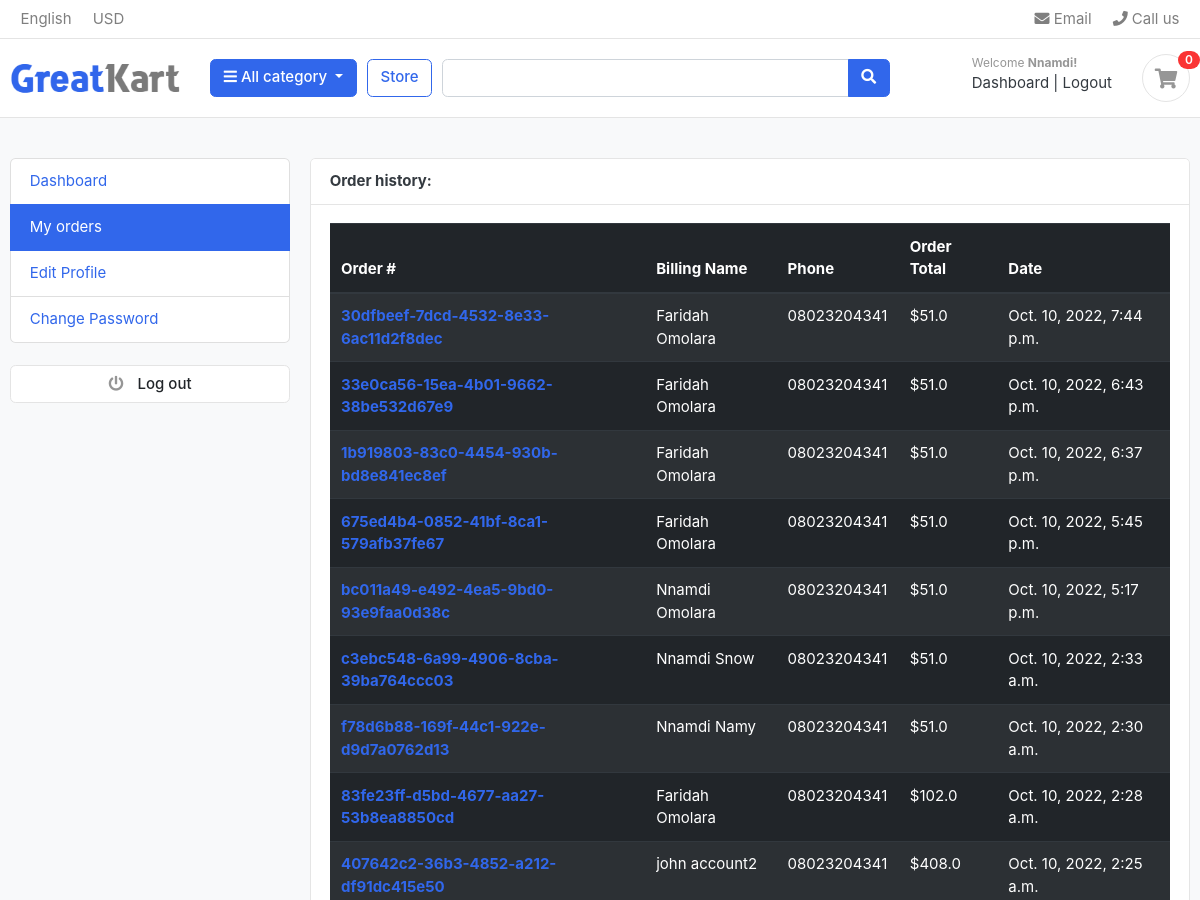
Page /accounts/my_orders/ (signed in, upper part) on the earlier database version.
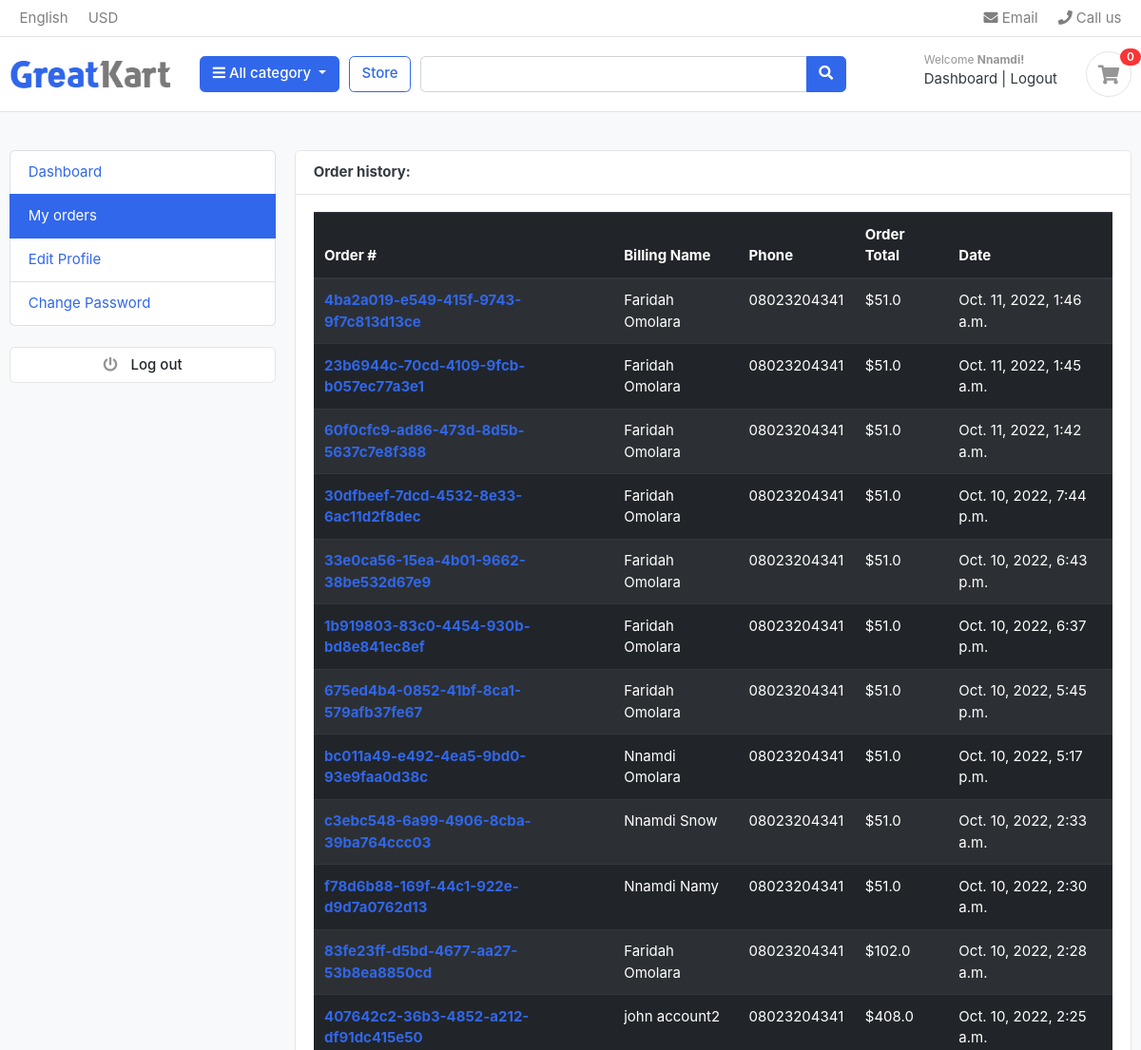
Same page on the later database version.
### accounts/models.py (models this page shows, shortened)
class Account(AbstractBaseUser):
    first_name = models.CharField(
        max_length=50,
    )
    last_name = models.CharField(
        max_length=50,
    )
    username = models.CharField(max_length=50, unique=True)
    email = models.EmailField(unique=True)
    phone_number = models.IntegerField(null=True)
    date_joined = models.DateTimeField(auto_now_add=True)
    last_login = models.DateTimeField(auto_now=True)
    is_admin = models.BooleanField(default=False)
    is_staff = models.BooleanField(default=False)
    is_active = models.BooleanField(default=False)
    is_superadmin = models.BooleanField(default=False)
    USERNAME_FIELD = "email"
    REQUIRED_FIELDS = ["username", "first_name", "last_name"]
    objects = MyAccountManager()

### order/models.py (models this page shows, shortened)
class Order(models.Model):
    user = models.ForeignKey(Account, on_delete=models.SET_NULL, null=True)
    payment = models.ForeignKey(
        Payment,
        on_delete=models.SET_NULL,
        null=True,
        blank=True,
    )
    order_id = models.UUIDField(default=uuid.uuid4, unique=True, editable=False)
    first_name = models.CharField(max_length=100)
    last_name = models.CharField(max_length=100)
    phone = models.CharField(max_length=50)
    email = models.EmailField(max_length=300)
    address_line_1 = models.CharField(max_length=600)
    address_line_2 = models.CharField(max_length=600, blank=True)
    country = models.CharField(max_length=60)
    city = models.CharField(max_length=60)
    state = models.CharField(max_length=60)
    tax = models.FloatField()
    ip = models.GenericIPAddressField()
    status = models.CharField(max_length=100, choices=choices, default="New")
    order_total = models.FloatField()
    order_note = models.CharField(max_length=300)
    is_ordered = models.BooleanField(default=False)
    created_at = models.DateTimeField(auto_now_add=True)
    updated_at = models.DateTimeField(auto_now=True)
    def full_name(self):
        return f"{self.first_name}  {self.last_name}"

### accounts/views.py (the view)
# urls.py: path("my_orders/", views.my_orders, name="my_orders"),
@login_required(login_url="login")
def my_orders(request):
    order = Order.objects.filter(user_id=request.user.id, is_ordered=True).order_by(
        "-created_at"
    )
    context = {"orders": order}
    return render(request, "accounts/my_orders.html", context)

### carts/context_processors.py (called while the page is built)
def cart_quantity(request):
    quantity = 0
    if "admin" in request.path:
        return {}
    else:
        try:
            cart = Cart.objects.filter(cart_id=_cart_id(request))
            if request.user.is_authenticated:
                cart_items = CartItem.objects.all().filter(user=request.user)
            else:
                cart_items = CartItem.objects.all().filter(cart=cart[:1])
            for item in cart_items:
                quantity += item.quantity
        except Cart.DoesNotExist:
            quantity = 0
    return {"quantity": quantity}

### carts/views.py (called while the page is built)
def _cart_id(request):
    cart = request.session.session_key
    if not cart:
        cart = request.session.create()
    return cart

### category/context_processors.py (called while the page is built)
def menu_links(request):
    links = Category.objects.all()
    return dict(links=links)

### category/models.py (called while the page is built)
    def get_absolute_url(self):
        return reverse("products_by_category", kwargs={"category_slug": self.slug})

### accounts/templates/accounts/my_orders.html (shortened to what this page needs)
{% extends 'ecommerce/base.html' %}
{% block content %}
<section class="section-content padding-y bg">
    <div class="container">
        <div class="row">
        <aside class="col-md-3">
           {% include "ecommerce/dashboard_sidebar.html" %}
        </aside>
        <main class="col-md-9">
            <article class="card">
            <header class="card-header">
                <strong class="d-inline-block mr-3">Order history:</strong>
            </header>
            <div class="card-body">
                <div class="row">
                    <div class="col-md-12">
                        <table class="table table-hover table-striped table-dark">
                            <thead>
                              <tr>
                                <th scope="col">Order #</th>
                                <th scope="col">Billing Name</th>
                                <th scope="col">Phone</th>
                                <th scope="col">Order Total</th>
                                <th scope="col">Date</th>
                              </tr>
                            </thead>
                            <tbody>
                                {% for order in orders %}
                                <tr>
                                  <th scope="row"><a href="{% url 'order_detail' order.order_id %}">{{order.order_id}}</a></th>
                                  <td>{{order.full_name}}</td>
                                  <td>{{order.phone}}</td>
                                  <td>${{order.order_total}}</td>
                                  <td>{{order.created_at}}</td>
                                </tr>
                                {% endfor %}
                            </tbody>
                          </table>
                </div>
                </div>
            </div>
            </article>
        </main>
    </div>
    </div>
    </section>
{% endblock %}

### ecommerce/templates/ecommerce/base.html (shortened to what this page needs)
{% load static %}
<!DOCTYPE html>
<html lang="en">
  <head>
    <link
      href="{% static 'css/bootstrap.css' %}"
      rel="stylesheet"
      type="text/css"
    />
<link rel="stylesheet" href="https://cdnjs.cloudflare.com/ajax/libs/font-awesome/6.2.0/css/all.min.css" />
    <link
      href="{% static 'fonts/fontawesome/css/all.min.css' %}"
      type="text/css"
      rel="stylesheet"
    />
    <link href="{% static 'css/ui.css' %}" rel="stylesheet" type="text/css" />
    <link
      href="{% static 'css/responsive.css' %}"
      rel="stylesheet"
      media="only screen and (max-width: 1200px)"
    />
    <link href="{% static 'css/custom.css' %}" rel="stylesheet" type="text/css" />
  </head>
  <body>
    {% include "ecommerce/navbar.html" %}
    {% block content %}{% endblock %}
    {% include "ecommerce/footer.html" %}
  </body>
</html>

### ecommerce/templates/ecommerce/navbar.html (shortened to what this page needs)
{% load static %}
<header class="section-header">
  <nav class="navbar p-md-0 navbar-expand-sm navbar-light border-bottom">
    <div class="container">
      <div class="collapse navbar-collapse" id="navbarTop4">
        <ul class="navbar-nav mr-auto">
          <li class="nav-item dropdown">
            <a href="#" class="nav-link"> English </a>
          </li>
          <li class="nav-item dropdown">
            <a href="#" class="nav-link"> USD </a>
          </li>
        </ul>
        <ul class="navbar-nav">
          <li>
            <a href="#" class="nav-link">
              <i class="fa fa-envelope"></i> Email
            </a>
          </li>
          <li>
            <a href="#" class="nav-link">
              <i class="fa fa-phone"></i> Call us
            </a>
          </li>
        </ul>
      </div>
    </div>
  </nav>
  <section class="header-main border-bottom">
    <div class="container">
      <div class="row align-items-center">
        <div class="col-lg-2 col-md-3 col-6">
          <a href="{% url 'index' %}" class="brand-wrap">
          <img class="logo" src="{% static './images/logo.png' %}" />
          </a>
        </div>
        <div class="col-lg col-sm col-md col-6 flex-grow-0">
          <div class="category-wrap dropdown d-inline-block float-right">
            <button
              type="button"
              class="btn btn-primary dropdown-toggle"
              data-toggle="dropdown"
            >
              <i class="fa fa-bars"></i> All category
            </button>
          </div>
        </div>
        <a href="{% url 'store' %}" class="btn btn-outline-primary">Store</a>
        <div class="col-lg col-md-6 col-sm-12 col">
          <form action="{% url 'search_store' %}" class="search" method="GET">
            <div class="input-group w-100">
              <input
                type="text"
                class="form-control"
                style="width: 60%"
                placeholder="{{search_query}}"
                name='search'
                value="{{search_query}}"
              />
              <div class="input-group-append">
                <button class="btn btn-primary" type="submit">
                  <i class="fa fa-search"></i>
                </button>
              </div>
            </div>
          </form>
        </div>
        <div class="col-lg-3 col-sm-6 col-8 order-2 order-lg-3">
          <div class="d-flex justify-content-end mb-3 mb-lg-0">
            <div class="widget-header">
              {% if request.user.is_authenticated %}
              <small class="title text-muted">Welcome <b>{{request.user.first_name | capfirst}}</b><b>!</b></small>
              <div>
                <a href="{% url 'dashboard' %}"> Dashboard</a><span class="dark-transp"> | </span>
                <a href="{% url 'logout' %}">Logout</a>
                {% else %}
                <small class="title text-muted">Welcome <b>guest!</b></small>
              <div>
                <a href="{% url 'login' %}">Sign in</a>
                <span class="dark-transp"> | </span>
                <a href="{% url 'register' %}"> Register</a>
                {% endif %}
              </div>
            </div>
            <a href="{% url 'cart' %}" class="widget-header pl-3 ml-3">
              <div class="icon icon-sm rounded-circle border">
                <i class="fa fa-shopping-cart"></i>
              </div>
              {% if quantity %}
              <span class="badge badge-pill badge-danger notify"
                >{{quantity}}</span
              >
              {% else %}
              <span class="badge badge-pill badge-danger notify">0</span>
              {% endif %}
            </a>
          </div>
        </div>
      </div>
    </div>
  </section>
</header>

### ecommerce/templates/ecommerce/dashboard_sidebar.html
 <ul class="list-group">
  <a class="list-group-item {% if '/accounts/'  == request.path %}active{% endif %}" href="{% url 'dashboard' %}"> Dashboard </a>
  <a class="list-group-item {% if '/accounts/my_orders/'  == request.path %}active{% endif %}" href="{% url 'my_orders' %}"> My orders </a>
  <a class="list-group-item {% if '/accounts/edit_profile/'  == request.path %}active{% endif %}" href="{% url 'edit_profile' %}"> Edit Profile </a>
  <a class="list-group-item {% if '/accounts/change_password/'  == request.path %}active{% endif %}" href="{% url 'change_password' %}"">Change Password </a>
</ul>
<br>
<a class="btn btn-light btn-block" href="{% url 'logout' %}"> <i class="fa fa-power-off"></i> <span class="text">Log out</span> </a>

### ecommerce/templates/ecommerce/footer.html (shortened to what this page needs)
{% load static %}
</body>
</html>

### ecommerce/static/css/ui.css (style rules this page uses)
html { font-family: "Inter", sans-serif; font-size: 15px; }
.icon-xs, .icon-sm, .icon-md, .icon-lg { display: inline-block; text-align: center; flex-shrink: 0; flex-grow: 0; }
.icon-sm { width: 48px; height: 48px; line-height: 48px !important; font-size: 20px; }
.padding-y { padding-top: 40px; padding-bottom: 40px; }
article:after, .form-group:after { display: block; clear: both; content: ""; }
.bg { background-color: #f8f9fa; }
.header-main { position: relative; padding-top: 1rem; padding-bottom: 1rem; }
.brand-wrap .logo, .navbar-brand .logo { margin-right: 7px; max-height: 42px; display: inline-block; }
.widget-header { display: inline-block; vertical-align: middle; position: relative; }
.widget-header a { color: #343a40; }
.widget-header i { color: #969696; }
.widget-header .title { display: block; }
.widget-header .notify { position: absolute; top: -3px; right: -10px; }
.btn-light { background-color: #fff; border-color: #e4e4e4; }
.btn-light i { color: #969696; }
.btn i + .text { margin-left: 10px; }
.notify { position: absolute; top: -4px; right: -10px; display: inline-block; padding: 0.25em 0.6em; font-size: 12px; line-height: 1; text-align: center; border-radius: 3rem; color: #fff; background-color: #fa3434; }

Differences in the rows shown:
added Order: order_id "4ba2a019-e549-415f-9743-9f7c813d13ce", full_name "Faridah Omolara", phone "08023204341", order_total "51.0", created_at "Oct. 11, 2022, 1:46 a.m."
added Order: order_id "23b6944c-70cd-4109-9fcb-b057ec77a3e1", full_name "Faridah Omolara", phone "08023204341", order_total "51.0", created_at "Oct. 11, 2022, 1:45 a.m."
added Order: order_id "60f0cfc9-ad86-473d-8d5b-5637c7e8f388", full_name "Faridah Omolara", phone "08023204341", order_total "51.0", created_at "Oct. 11, 2022, 1:42 a.m."
